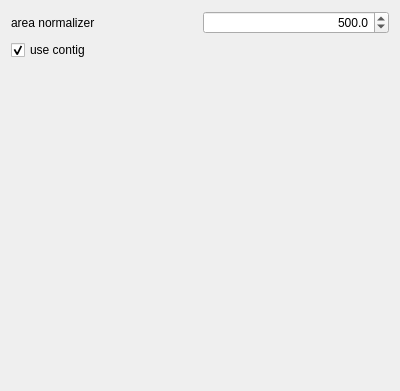
               <widget class="QWidget" name="LP">
                <attribute name="title">
                 <string>Linear Programming</string>
                </attribute>
                <layout class="QGridLayout" name="gridLayout_4">
                 <item row="0" column="0">
                  <widget class="QLabel" name="label_34">
                   <property name="toolTip">
                    <string>max area as a normalizer</string>
                   </property>
                   <property name="text">
                    <string>area normalizer</string>
                   </property>
                  </widget>
                 </item>
                 <item row="0" column="1">
                  <widget class="QDoubleSpinBox" name="area_norm_slave">
                   <property name="alignment">
                    <set>Qt::AlignRight|Qt::AlignTrailing|Qt::AlignVCenter</set>
                   </property>
                   <property name="decimals">
                    <number>1</number>
                   </property>
                   <property name="maximum">
                    <double>1000.000000000000000</double>
                   </property>
                   <property name="stepType">
                    <enum>QAbstractSpinBox::AdaptiveDecimalStepType</enum>
                   </property>
                   <property name="value">
                    <double>500.000000000000000</double>
                   </property>
                  </widget>
                 </item>
                 <item row="2" column="0" colspan="2">
                  <spacer name="verticalSpacer_3">
                   <property name="orientation">
                    <enum>Qt::Vertical</enum>
                   </property>
                   <property name="sizeHint" stdset="0">
                    <size>
                     <width>378</width>
                     <height>320</height>
                    </size>
                   </property>
                  </spacer>
                 </item>
                 <item row="1" column="0" colspan="2">
                  <widget class="QCheckBox" name="use_contig">
                   <property name="text">
                    <string>use contig</string>
                   </property>
                   <property name="checked">
                    <bool>true</bool>
                   </property>
                  </widget>
                 </item>
                </layout>
               </widget>
